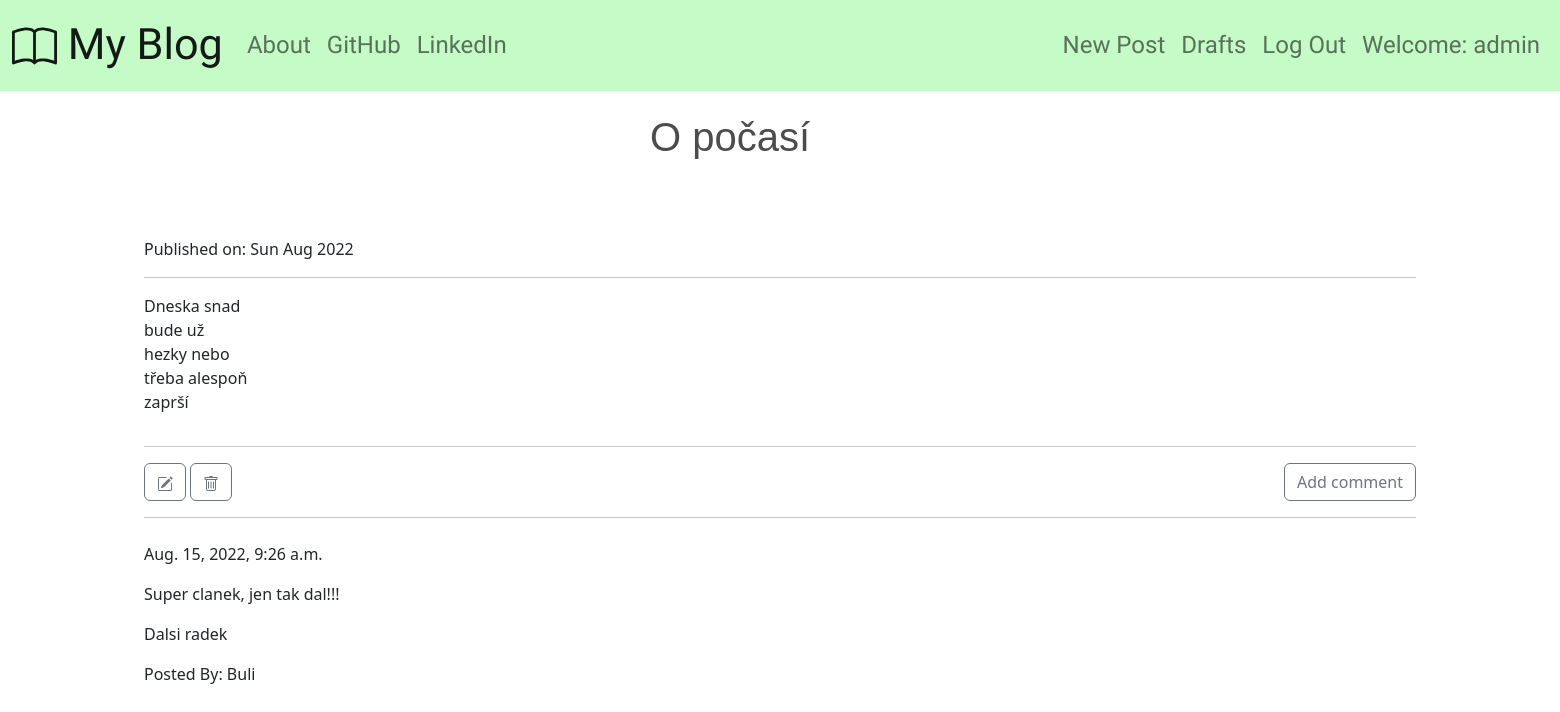
The app's page /post/4/ (signed in) with its own data.
### blog_app/models.py (models this page shows, shortened)
class Post(models.Model):
    author      = models.ForeignKey('auth.User', on_delete=models.CASCADE)
    title       = models.CharField(max_length = 200)
    text        = models.TextField()
    create_date = models.DateTimeField(default = timezone.now)
    published_date = models.DateTimeField(blank = True, null = True)

class Comment(models.Model):
    post             = models.ForeignKey('blog_app.Post',
                            related_name = 'comments',
                            on_delete=models.CASCADE)
    author           = models.CharField(max_length = 200)
    text             = models.TextField()
    create_date      = models.DateTimeField(default = timezone.now)
    approved_comment = models.BooleanField(default = False)

### blog_app/views.py (the view)
# urls.py: path('post/<int:pk>/', views.PostDetailView.as_view(), name = 'post_detail'),
class PostDetailView(DetailView):
    model = Post

### blog_app/templates/blog_app/post_detail.html (shortened to what this page needs)
{% extends "blog_app/base.html" %}
{% block content %}
<div class="container">
  <div class="row">
    <div class="col mt-4">
      <h1>{{post.title}}</h1>
    </div>
  </div>
  <div class="row align-items-center">
    {% if post.published_date %}
      <div class="col-md-3 pt-3">
        Published on: {{post.published_date|date:"D M Y"}}
      </div>
    {% endif %}
  </div>
  <div class="row">
    <div class="col">
      <hr>
    </div>
  </div>
  <div class="row">
    <div class="col">
      <p>{{ post.text|safe|linebreaksbr }}</p>
    </div>
  </div>
  <div class="row">
    <div class="col">
      <hr>
    </div>
  </div>
  <div class="row justify-content-between">
    {% if user.is_authenticated %}
      <div class="col-3">
        <a class="btn btn-outline-secondary" href="{% url 'post_edit' pk=post.pk %}">
        </a>
        <a class="btn btn-outline-secondary" href="{% url 'post_remove' pk=post.pk %}">
        </a>
      </div>
    {% else %}
    <div class="col-3">
      <br>
    </div>
    {% endif %}
    <div class="col-auto">
      <a class="btn btn-outline-secondary" href="{% url 'add_comment_to_post' pk=post.pk %}">Add comment</a>
    </div>
  </div>
  <div class="row">
    <div class="col">
      <hr>
    </div>
  </div>
  {% for comment in post.comments.all %}
    {% if user.is_authenticated or comment.approved_comment %}
      <div class="row">
        <div class="col-md-2 pt-2">
          {{comment.create_date}}
        </div>
      </div>
      <div class="row">
        <div class="col">
          <p>{{comment.text|safe|linebreaks}}</p>
        </div>
      </div>
      <div class="row">
        <div class="col">
          <p>Posted By: {{comment.author}}</p>
        </div>
      </div>
    {% endif %}
    {% empty %}
    <div class="row">
      <div class="col">
        <p>No Comments</p>
      </div>
    </div>
  {% endfor %}
</div>
{% endblock %}

### blog_app/templates/blog_app/base.html (shortened to what this page needs)
<!DOCTYPE html>
{% load static %}
<html lang="en" dir="ltr">
  <head>
    <link href="https://cdn.jsdelivr.net/npm/bootstrap@5.2.0/dist/css/bootstrap.min.css" rel="stylesheet">
    <link rel="stylesheet" href="{% static 'css/blog.css' %}">
    <link rel="stylesheet" href="//cdn.jsdelivr.net/npm/medium-editor@latest/dist/css/medium-editor.min.css" type="text/css" media="screen" charset="utf-8">
  </head>
  <body>
    <nav class="navbar navbar-custom navbar-expand-lg techfont">
      <div class="container-fluid">
        <a class="navbar-brand" href="{% url 'post_list' %}">
           My Blog
        </a>
        <div class="collapse navbar-collapse" id="navbarNav">
          <ul class="navbar-nav me-auto">
            <li class="nav-item">
              <a class="nav-link {% if request.resolver_match.url_name == 'about' %}active{% endif %}" aria-current="page" href="{% url 'about' %}">About</a>
            </li>
            <li class="nav-item">
              <a class="nav-link" href="https://github.com/BulanMartin" target="_blank">GitHub</a>
            </li>
            <li class="nav-item">
              <a class="nav-link" href="https://www.linkedin.com/in/martin-bul%C3%A1n-750310a7/" target="_blank">LinkedIn</a>
            </li>
          </ul>
          <ul class="navbar-nav ms-auto">
            {% if user.is_authenticated %}
              <li class="nav-item">
                <a class="nav-link {% if request.resolver_match.url_name == 'post_new' %}active{% endif %}" aria-current="page" href="{% url 'post_new' %}">New Post</a>
              </li>
              <li class="nav-item">
                <a class="nav-link {% if request.resolver_match.url_name == 'post_draft_list' %}active{% endif %}" href="{% url 'post_draft_list' %}">Drafts</a>
              </li>
              <li class="nav-item">
                <a class="nav-link {% if request.resolver_match.url_name == 'logout' %}active{% endif %}" href="{% url 'logout' %}">Log Out</a>
              </li>
              <li class="nav-item">
                <a class="nav-link">Welcome: {{user.username}}</a>
              </li>
            {% else %}
              <li class="nav-item">
                <a class="nav-link {% if request.resolver_match.url_name == 'login' %}active{% endif %}" href="{% url 'login' %}">Login</a>
              </li>
            {% endif %}
          </ul>
        </div>
      </div>
    </nav>
    <div class="content container">
        {% block content %}
        {% endblock %}
    </div>
  </body>
</html>

### blog_app/static/css/blog.css (style rules this page uses)
h1 { font-family: Oak,sans-serif; color: rgba(0,0,0,0.7); position:relative; top:calc(50% - 80px); left:calc(50% - 130px); }
.navbar-custom { background-color: #C4FBC6; }
.navbar-brand { font-size: 1.8em; }
.content { margin-top: 50px; }
.techfont { font-family: 'Black And White Picture', sans-serif; font-size: 1.5em; margin-bottom: 10px; }

### records on screen
Post: title "O počasí", published_date "Sun Aug 2022", text "Dneska snad bude už hezky nebo třeba alespoň zaprší"
Comment: create_date "Aug. 15, 2022, 9:26 a.m.", text "Super clanek, jen tak dal!!! Dalsi radek", author "Buli"

### other values on screen
{{ user.username }} "admin"
